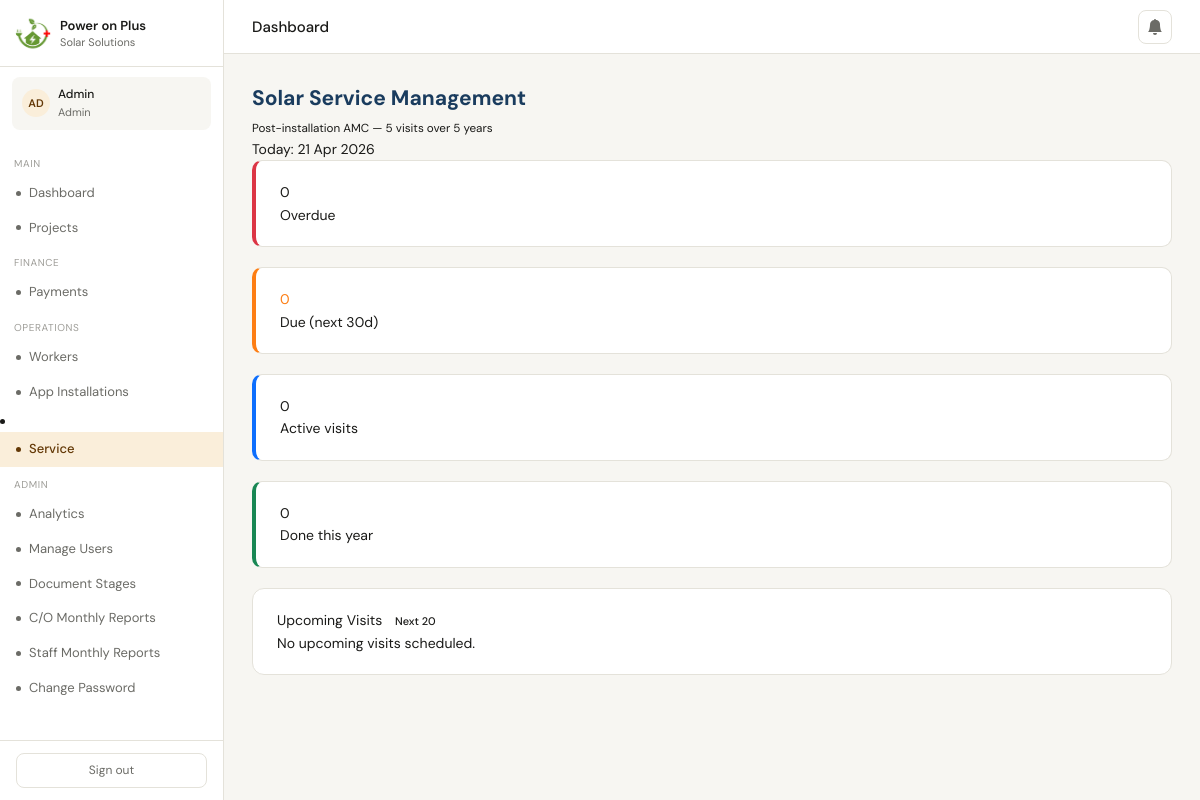
The page /service (signed in) on the database its author committed.
### app.py (models this page shows, shortened)
class User(UserMixin, db.Model):
    __tablename__ = 'users'
    id         = db.Column(db.Integer, primary_key=True)
    username   = db.Column(db.String(80),  unique=True, nullable=False)
    email      = db.Column(db.String(120), unique=True, nullable=False)
    password   = db.Column(db.String(512), nullable=False)   # 512 for scrypt hashes
    full_name  = db.Column(db.String(120), nullable=False)
    role       = db.Column(db.Enum('admin','coordinator','documents','payments','onsite','appinstall'), nullable=False)
    is_active  = db.Column(db.Boolean, default=True)
    created_at = db.Column(db.DateTime, default=datetime.utcnow)
    status     = db.Column(db.String(20), nullable=False, default='active')
    failed_logins   = db.Column(db.Integer, default=0)
    locked_until    = db.Column(db.DateTime, nullable=True)

### app.py (the view)
@app.route('/service')
@login_required
@roles_required('admin', 'onsite', 'coordinator')
def service_dashboard():
    refresh_service_statuses()
    today = date.today()
    overdue  = ServiceRecord.query.filter_by(status='Overdue').order_by(ServiceRecord.scheduled_date).all()
    due      = ServiceRecord.query.filter_by(status='Due').order_by(ServiceRecord.scheduled_date).all()
    from sqlalchemy import func
    subq = (db.session.query(
                ServiceRecord.project_id,
                func.min(ServiceRecord.visit_number).label('min_visit')
            )
            .filter(ServiceRecord.status == 'Upcoming')
            .group_by(ServiceRecord.project_id)
            .subquery())
    upcoming = (ServiceRecord.query
                .join(subq, db.and_(
                    ServiceRecord.project_id == subq.c.project_id,
                    ServiceRecord.visit_number == subq.c.min_visit
                ))
                .order_by(ServiceRecord.scheduled_date)
                .limit(20).all())
    recent = (ServiceRecord.query
              .filter_by(status='Completed')
              .order_by(ServiceRecord.completed_date.desc())
              .limit(10).all())
    completed_year = ServiceRecord.query.filter(
        ServiceRecord.status == 'Completed',
        db.extract('year', ServiceRecord.completed_date) == today.year,
    ).count()
    total_active = ServiceRecord.query.filter(
        ServiceRecord.status.in_(['Upcoming', 'Due', 'Overdue'])
    ).count()
    return render_template('service_dashboard.html',
        overdue=overdue, due=due, upcoming=upcoming, recent=recent,
        total_due=len(overdue)+len(due), completed_year=completed_year,
        total_active=total_active, today=today)

### templates/service_dashboard.html (shortened to what this page needs)
{% extends "base.html" %}
{% block content %}
<div class="container-fluid py-4">
  <div class="d-flex align-items-center justify-content-between mb-4">
    <div>
      <h2 class="mb-0 fw-bold" style="color:#1A3C5E">
        Solar Service Management
      </h2>
      <small class="text-muted">Post-installation AMC — 5 visits over 5 years</small>
    </div>
    <div class="text-end">
      <span class="text-muted small">Today: {{ today.strftime('%d %b %Y') }}</span>
    </div>
  </div>
  <div class="row g-3 mb-4">
    <div class="col-6 col-md-3">
      <div class="card border-0 shadow-sm h-100" style="border-left:4px solid #dc3545 !important;border-radius:10px;">
        <div class="card-body py-3">
          <div class="d-flex align-items-center gap-2">
            <div>
              <div class="fw-bold fs-3 lh-1 text-danger">{{ overdue|length }}</div>
              <div class="text-muted small">Overdue</div>
            </div>
          </div>
        </div>
      </div>
    </div>
    <div class="col-6 col-md-3">
      <div class="card border-0 shadow-sm h-100" style="border-left:4px solid #fd7e14 !important;border-radius:10px;">
        <div class="card-body py-3">
          <div class="d-flex align-items-center gap-2">
            <div>
              <div class="fw-bold fs-3 lh-1" style="color:#fd7e14">{{ due|length }}</div>
              <div class="text-muted small">Due (next 30d)</div>
            </div>
          </div>
        </div>
      </div>
    </div>
    <div class="col-6 col-md-3">
      <div class="card border-0 shadow-sm h-100" style="border-left:4px solid #0d6efd !important;border-radius:10px;">
        <div class="card-body py-3">
          <div class="d-flex align-items-center gap-2">
            <div>
              <div class="fw-bold fs-3 lh-1 text-primary">{{ total_active }}</div>
              <div class="text-muted small">Active visits</div>
            </div>
          </div>
        </div>
      </div>
    </div>
    <div class="col-6 col-md-3">
      <div class="card border-0 shadow-sm h-100" style="border-left:4px solid #198754 !important;border-radius:10px;">
        <div class="card-body py-3">
          <div class="d-flex align-items-center gap-2">
            <div>
              <div class="fw-bold fs-3 lh-1 text-success">{{ completed_year }}</div>
              <div class="text-muted small">Done this year</div>
            </div>
          </div>
        </div>
      </div>
    </div>
  </div>
  <div class="card border-0 shadow-sm mb-4" style="border-radius:12px">
    <div class="card-header bg-white d-flex align-items-center gap-2 py-3" style="border-radius:12px 12px 0 0">
      <span class="fw-semibold">Upcoming Visits</span>
      <span class="badge bg-primary">Next 20</span>
    </div>
    <div class="card-body p-0">
      {% if upcoming %}
      <div class="table-responsive">
        <table class="table table-hover mb-0 align-middle">
          <thead class="table-light">
            <tr>
              <th class="ps-3">Project</th>
              <th>Customer</th>
              <th>District</th>
              <th>kW</th>
              <th>Visit #</th>
              <th class="pe-3">Scheduled</th>
            </tr>
          </thead>
          <tbody>
            {% for rec in upcoming %}
            <tr>
              <td class="ps-3">
                <a href="{{ url_for('project_service', pid=rec.project_id) }}"
                   class="fw-semibold text-decoration-none text-primary">
                  {{ rec.project.project_code }}
                </a>
              </td>
              <td>{{ rec.project.customer.name }}</td>
              <td class="text-muted">{{ rec.project.customer.district or '—' }}</td>
              <td>{{ rec.project.inverter_capacity_kw }} kW</td>
              <td><span class="badge bg-light text-dark border">Visit {{ rec.visit_number }}</span></td>
              <td class="pe-3 text-muted">{{ rec.scheduled_date.strftime('%d %b %Y') }}</td>
            </tr>
            {% endfor %}
          </tbody>
        </table>
      </div>
      {% else %}
      <div class="text-center py-5 text-muted">
        No upcoming visits scheduled.
      </div>
      {% endif %}
    </div>
  </div>
</div>
{% endblock %}

### templates/base.html (shortened to what this page needs)
<!DOCTYPE html>
<html lang="en">
<head>
</head>
<body>
<div id="wrap">
  <aside id="sidebar">
    <div class="brand">
      <div class="brand-icon">
        <img src="{{ url_for('static', filename='logo.webp') }}" alt="">
      </div>
      <div class="brand-text">
        <div class="name">Power on Plus</div>
        <div class="sub">Solar Solutions</div>
      </div>
    </div>
    {% if current_user.is_authenticated %}
    <div class="user-chip">
      <div class="user-avatar">{{ current_user.full_name[:2].upper() }}</div>
      <div>
        <div class="uname">{{ current_user.full_name.split()[0] }}</div>
        <div class="urole">{{ current_user.role }}</div>
      </div>
    </div>
    <nav>
      <div class="nav-section">Main</div>
      <a class="nav-link {% if request.endpoint == 'dashboard' %}active{% endif %}" href="{{ url_for('dashboard') }}">
        <span class="dot"></span> Dashboard
      </a>
      <a class="nav-link {% if request.endpoint in ['projects','project_detail'] %}active{% endif %}" href="{{ url_for('projects') }}">
        <span class="dot"></span> Projects
      </a>
      {% if current_user.role in ['admin','payments'] %}
      <div class="nav-section">Finance</div>
      <a class="nav-link {% if request.endpoint == 'payments_dashboard' %}active{% endif %}" href="{{ url_for('payments_dashboard') }}">
        <span class="dot"></span> Payments
      </a>
      {% endif %}
      {% if current_user.role in ['admin','onsite'] %}
      <div class="nav-section">Operations</div>
      <a class="nav-link {% if request.endpoint == 'workers' %}active{% endif %}" href="{{ url_for('workers') }}">
        <span class="dot"></span> Workers
      </a>
      {% endif %}
      {% if current_user.role in ['admin','appinstall','documents'] %}
      <a class="nav-link {% if request.endpoint == 'installations' %}active{% endif %}" href="{{ url_for('installations') }}">
        <span class="dot"></span> App Installations
      </a>
      {% endif %}
      {% if current_user.role in ['admin', 'onsite', 'coordinator'] %}
<li class="nav-item">
  <a class="nav-link {{ 'active' if request.endpoint == 'service_dashboard' }}"
     href="{{ url_for('service_dashboard') }}">
    <span class="dot"></span>Service
  </a>
</li>
{% endif %}
      {% if current_user.role == 'admin' %}
      <div class="nav-section">Admin</div>
      <a class="nav-link {% if request.endpoint == 'admin_analytics' %}active{% endif %}" href="{{ url_for('admin_analytics') }}">
        <span class="dot"></span> Analytics
      </a>
      <a class="nav-link {% if request.endpoint in ['manage_users','new_user'] %}active{% endif %}" href="{{ url_for('manage_users') }}">
        <span class="dot"></span> Manage Users
      </a>
      <a class="nav-link {% if request.endpoint in 'manage_document_stages' %}active{% endif %}" href="{{ url_for('manage_document_stages') }}">
        <span class="dot"></span>Document Stages</a>
      <a class="nav-link {% if request.endpoint in 'coordinator_reports' %}active{% endif %}" href="{{ url_for('coordinator_reports') }}">
        <span class="dot"></span>C/O Monthly Reports</a>
      <a class="nav-link {% if request.endpoint in 'docstaff_reports' %}active{% endif %}" href="{{ url_for('docstaff_reports') }}">
        <span class="dot"></span>Staff Monthly Reports</a>
      <a class="nav-link {% if request.endpoint in 'admin_change_password' %}active{% endif %}" href="{{ url_for('admin_change_password') }}">
        <span class="dot"></span>Change Password</a>
      {% endif %}
    </nav>
    <div class="sidebar-footer">
      <a href="{{ url_for('logout') }}" class="logout-btn">Sign out</a>
    </div>
    {% endif %}
  </aside>
  <div id="main">
    <div id="topbar">
      <div class="topbar-left">
        <div class="topbar-title">{% block page_title %}Dashboard{% endblock %}</div>
      </div>
      <div class="topbar-right">
        {% if current_user.is_authenticated %}
        <div class="notif-wrap" id="notifWrap">
          <button class="notif-btn" id="notifBtn" onclick="toggleNotifPanel()">
            <svg viewBox="0 0 16 16" fill="currentColor">
              <path d="M8 16a2 2 0 0 0 2-2H6a2 2 0 0 0 2 2zm.995-14.901a1 1 0 1 0-1.99 0A5.002 5.002 0 0 0 3 6c0 1.098-.5 6-2 7h14c-1.5-1-2-5.902-2-7a5.002 5.002 0 0 0-3.005-4.901z"/>
            </svg>
          </button>
        </div>
        {% endif %}
      </div>
    </div>
    <div id="content">
      {% block content %}{% endblock %}
    </div>
  </div>
</div>
</body>
</html>

### rows shown on the page
User: full_name "AD", full_name "Admin", role "Admin"

### other values the page prints
{{ overdue|length }} "0"
{{ due|length }} "0"
{{ total_active }} "0"
{{ completed_year }} "0"
